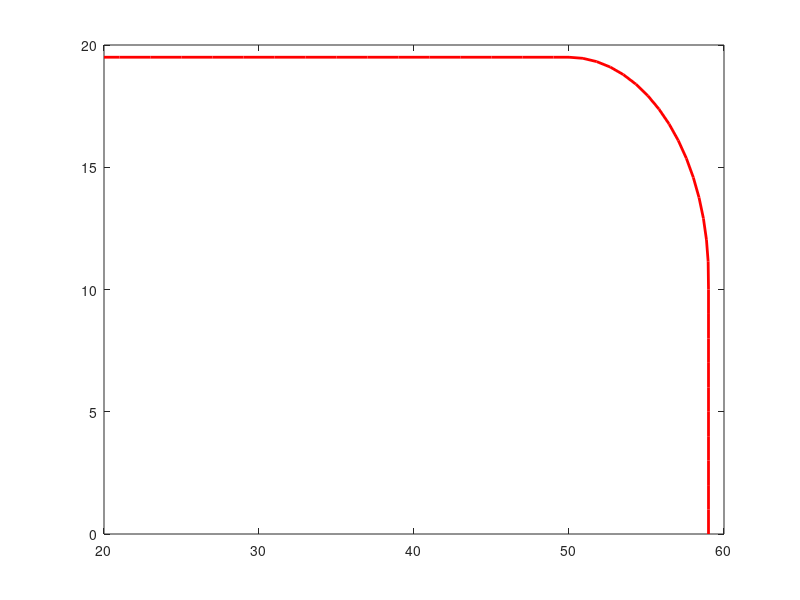

Reproduce this figure in MATLAB. (Note: this script raises an error after producing the figure.)
figure(1)
xUpperBound = [(20:50)';50+10*sin(0:0.1:pi/2)';60*ones(11,1)];
yUpperBound = [20.5.*ones(31,1);10.5+10*cos(0:0.1:pi/2)';(10:-1:0)'];

xLowerBound = [(20:49)';50+9*sin(0:0.1:pi/2)';59*ones(11,1)];
yLowerBound = [19.5.*ones(30,1);10.5+9*cos(0:0.1:pi/2)';(10:-1:0)'];

plot(xUpperBound,yUpperBound,'r','LineWidth',2);
plot(xLowerBound,yLowerBound,'r','LineWidth',2)


            % Time,  Waypoint,     Orientation
constraints = [0,    20,20,0,      90,0,0;
               1.5,  35,20,0,      90,0,0;
               2.5   45,20,0,      90,0,0;
               3,    50,20,0,      90,0,0;
               3.3,  53,19.5,0,    108,0,0;
               3.6,  55.5,18.25,0, 126,0,0;
               3.9,  57.5,16,0,    144,0,0;
               4.2,  59,14,0,      162,0,0;
               4.5,  59.5,10,0     180,0,0;
               5,    59.5,5,0      180,0,0;
               5.5,  59.5,0,0      180,0,0];

trajectory = waypointTrajectory(constraints(:,2:4), ...
    'TimeOfArrival',constraints(:,1), ...
    'Orientation',quaternion(constraints(:,5:7),'eulerd','ZYX','frame'));
tInfo = waypointInfo(trajectory);

figure(2)
plot(tInfo.Waypoints(1,1),tInfo.Waypoints(1,2),'b*')

count = 1;
while ~isDone(trajectory)
   [pos,orient(count),vel(count,:),acc(count,:),angVel(count,:)] = trajectory();

   plot(pos(1),pos(2),'gd')

   pause(trajectory.SamplesPerFrame/trajectory.SampleRate)
   count = count + 1;
end